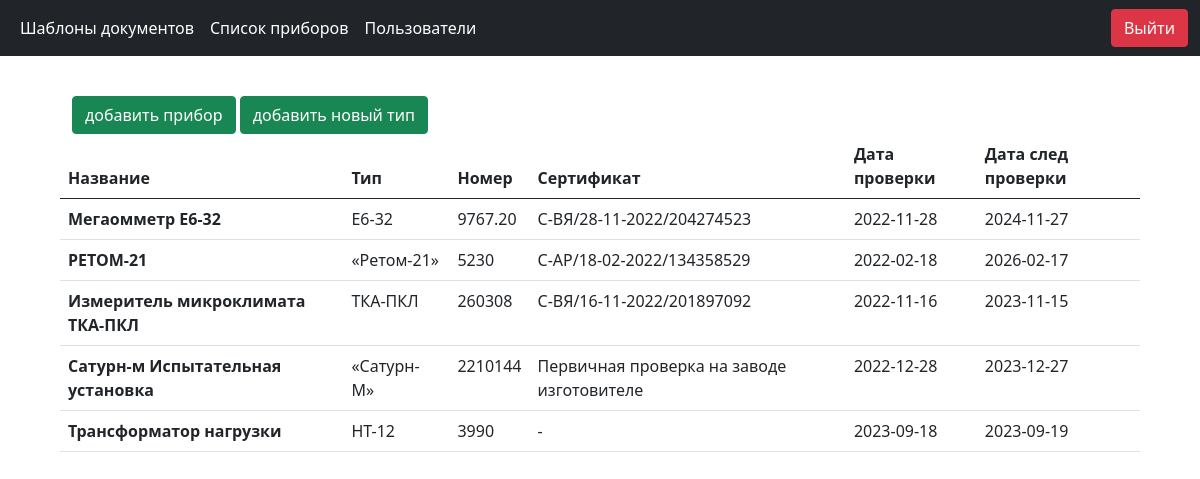
Page /admin/devices (signed in) on the committed database.
### Server/database.py (models this page shows)
class Device(db.Model):
    __tablename__ = "devices"
    id = Column(Integer, primary_key=True, autoincrement=True)
    name = Column(String(32), nullable=False)
    id_type = Column(ForeignKey("type_device.id"), nullable=False, default=1)
    number = Column(String(32), nullable=False, default=0)
    date_verification = Column(Date, nullable=True, default=None)
    date_next_verification = Column(Date, nullable=True, default=None)
    certificate_number = Column(String, nullable=True, default="-")
    type = relationship("TypeDevice")

class TypeDevice(db.Model):
    __tablename__ = "type_device"
    id = Column(Integer, primary_key=True, autoincrement=True)
    name = Column(String(32), nullable=False)

### Server/Blueprints/admin/admin.py (the view)
@admin_router.route("/devices", methods=["GET"])
@login_required
def devices():
    device_service = DeviceServices()
    return render_template("devices_page.html", menu=menu, devices=device_service.get_list_device())

### Server/Blueprints/admin/admin.py (called while the page is built)
@admin_router.before_request
def is_admin():
    if current_user.is_authenticated:
        user_roles = [i.name for i in current_user.user.roles]
        if "admin" not in user_roles and "super_admin" not in user_roles:
            return redirect("/")
    else:
        return redirect("/")

### Server/Models/UserSession.py (called while the page is built)
    @property
    def user(self):
        return self.__user

### Server/Repository/DeviceRepository.py (called while the page is built)
    def get_list_device(self) -> list[Device] | None:
        return self.__session.query(Device).all()

### Server/Repository/UserRepository.py (called while the page is built)
    def get_user(self, id_user: int) -> User | None:
        return self.__session.get(User, id_user)

### Server/Services/DeviceServices.py (called while the page is built)
    def get_list_device(self) -> list[GetDevice]:
        list_device = self.__device_repository.get_list_device()
        return [GetDevice.model_validate(entity, from_attributes=True) for entity in list_device]

### app.py (called while the page is built)
@login_manager.user_loader
def load_user(id_user) -> UserSession:
    from Server.Repository.UserRepository import UserRepository
    repo = UserRepository(db.session)
    return UserSession(GetUser.model_validate(repo.get_user(int(id_user)), from_attributes=True))

### Server/Blueprints/admin/templates/devices_page.html
{% extends 'base_admin.html' %}
{% block content %}
<div class="container table__container">
    <div class="row">
        <div class="d-grid gap-2 d-md-block">
            <a class="btn btn-success" href="{{url_for('.add_devices')}}">добавить прибор</a>
            <a class="btn btn-success" href="{{url_for('.from_type_devices')}}">добавить новый тип</a>
        </div>
    </div>
    <div class="row">
        <table class="table">
            <thead>
                <tr>
                  <th scope="col">Название</th>
                  <th scope="col">Тип</th>
                  <th scope="col">Номер</th>
                  <th scope="col">Сертификат</th>
                  <th scope="col">Дата проверки</th>
                  <th scope="col">Дата след проверки</th>
                </tr>
            </thead>
            <tbody>
            {% for device in devices %}
              <tr>
                <th>{{device.name}}</th>
                <td>{{device.type.name}}</td>
                <td>{{device.number}}</td>
                <td>{{device.certificate_number}}</td>
                <td>{{device.date_verification}}</td>
                <td>{{device.date_next_verification}}</td>
              </tr>
            {% endfor %}
            </tbody>
        </table>
    </div>
</div>
{% endblock %}

### Server/Blueprints/admin/templates/base_admin.html (shortened to what this page needs)
<!DOCTYPE html>
<html lang="en">
<head>
    <link rel="stylesheet" href="{{ url_for('static', filename='css/bootstrap.css') }}" rel="stylesheet">
    <link rel="stylesheet" href="{{ url_for('static', filename='css/styles.css') }}" rel="stylesheet">
</head>
<body>
    <nav class="navbar navbar-expand-lg navbar-dark bg-dark">
        <div class="container-fluid">
          <div class="collapse navbar-collapse" id="navbarSupportedContent">
            {% if menu %}
                <ul class="navbar-nav me-auto mb-2 mb-lg-0">
                    {% for p in menu %}
                        <li class="nav-item">
                            <a class="nav-link active" aria-current="page" href="{{ url_for(p.url) }}">{{p.title}}</a>
                        </li>
                    {% endfor %}
                </ul>
            <a class="btn btn-danger" type="button">Выйти</a>
            {% endif %}
          </div>
        </div>
    </nav>
<main>
    {% block content %}
    {% endblock %}
</main>
</body>
</html>

### static/css/styles.css (style rules this page uses)
.table__container { padding-top: 40px; width: 90%; }

### rows in the picture
Device: name "Мегаомметр Е6-32", type.name "Е6-32", number "9767.20", certificate_number "С-ВЯ/28-11-2022/204274523", date_verification "2022-11-28", date_next_verification "2024-11-27"
Device: name "РЕТОМ-21", type.name "«Ретом-21»", number "5230", certificate_number "С-АР/18-02-2022/134358529", date_verification "2022-02-18", date_next_verification "2026-02-17"
Device: name "Измеритель микроклимата ТКА-ПКЛ", type.name "ТКА-ПКЛ", number "260308", certificate_number "С-ВЯ/16-11-2022/201897092", date_verification "2022-11-16", date_next_verification "2023-11-15"
Device: name "Сатурн-м Испытательная установка", type.name "«Сатурн-М»", number "2210144", certificate_number "Первичная проверка на заводе изготовителе", date_verification "2022-12-28", date_next_verification "2023-12-27"
Device: name "Трансформатор нагрузки", type.name "НТ-12", number "3990", certificate_number "-", date_verification "2023-09-18", date_next_verification "2023-09-19"

### other values in the picture
{{ p.title }} "Шаблоны документов" "Список приборов" "Пользователи"
